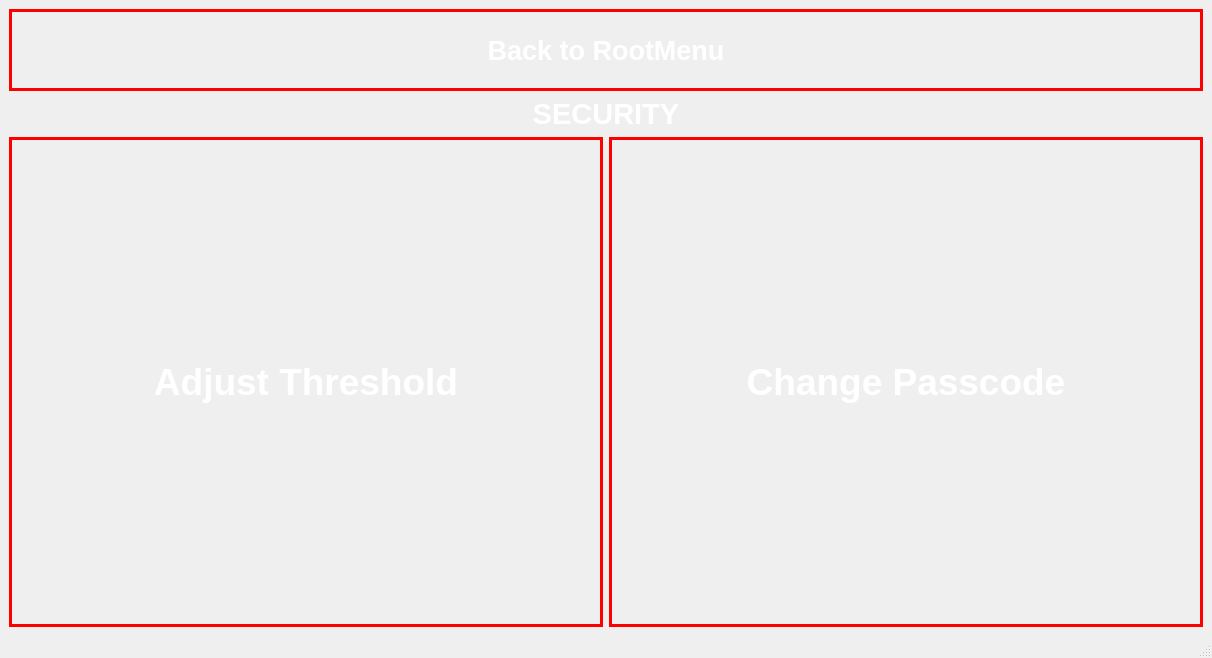
<?xml version="1.0" encoding="UTF-8"?>
<ui version="4.0">
 <class>security</class>
 <widget class="QMainWindow" name="security">
  <property name="geometry">
   <rect>
    <x>0</x>
    <y>0</y>
    <width>1212</width>
    <height>658</height>
   </rect>
  </property>
  <property name="windowTitle">
   <string>security</string>
  </property>
  <property name="styleSheet">
   <string notr="true"> background-image: url('/home/phong/Desktop/antitheft/GUI/3/a.jpg');
</string>
  </property>
  <widget class="QWidget" name="centralwidget">
   <layout class="QVBoxLayout" name="verticalLayout" stretch="1,0,6">
    <item>
     <widget class="QPushButton" name="back_to_root">
      <property name="sizePolicy">
       <sizepolicy hsizetype="Preferred" vsizetype="Preferred">
        <horstretch>0</horstretch>
        <verstretch>0</verstretch>
       </sizepolicy>
      </property>
      <property name="font">
       <font>
        <pointsize>20</pointsize>
        <weight>75</weight>
        <bold>true</bold>
       </font>
      </property>
      <property name="styleSheet">
       <string notr="true">color:white;
border: 3px solid red;</string>
      </property>
      <property name="text">
       <string>Back to RootMenu</string>
      </property>
     </widget>
    </item>
    <item>
     <widget class="QLabel" name="label">
      <property name="font">
       <font>
        <pointsize>22</pointsize>
        <weight>75</weight>
        <bold>true</bold>
       </font>
      </property>
      <property name="layoutDirection">
       <enum>Qt::LeftToRight</enum>
      </property>
      <property name="styleSheet">
       <string notr="true">color:white</string>
      </property>
      <property name="text">
       <string>SECURITY</string>
      </property>
      <property name="alignment">
       <set>Qt::AlignCenter</set>
      </property>
     </widget>
    </item>
    <item>
     <layout class="QHBoxLayout" name="horizontalLayout">
      <item>
       <widget class="QPushButton" name="adjust_threshold">
        <property name="sizePolicy">
         <sizepolicy hsizetype="Preferred" vsizetype="Preferred">
          <horstretch>0</horstretch>
          <verstretch>0</verstretch>
         </sizepolicy>
        </property>
        <property name="font">
         <font>
          <pointsize>28</pointsize>
          <weight>75</weight>
          <bold>true</bold>
         </font>
        </property>
        <property name="styleSheet">
         <string notr="true">color:white;
border: 3px solid red;</string>
        </property>
        <property name="text">
         <string>Adjust Threshold</string>
        </property>
       </widget>
      </item>
      <item>
       <widget class="QPushButton" name="change_passcode">
        <property name="sizePolicy">
         <sizepolicy hsizetype="Preferred" vsizetype="Preferred">
          <horstretch>0</horstretch>
          <verstretch>0</verstretch>
         </sizepolicy>
        </property>
        <property name="font">
         <font>
          <pointsize>28</pointsize>
          <weight>75</weight>
          <bold>true</bold>
         </font>
        </property>
        <property name="styleSheet">
         <string notr="true">color:white;
border: 3px solid red;</string>
        </property>
        <property name="text">
         <string>Change Passcode</string>
        </property>
       </widget>
      </item>
     </layout>
    </item>
   </layout>
  </widget>
  <widget class="QStatusBar" name="statusbar"/>
 </widget>
 <resources/>
 <connections/>
</ui>
